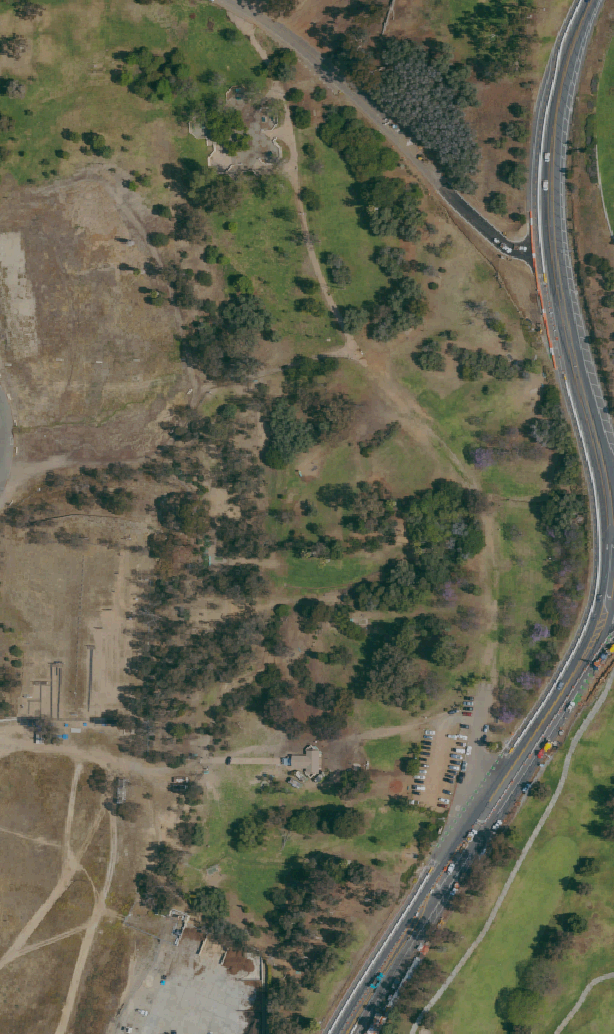
#> input picture data/courses/morley-field/aerial.png, 614 x 1034 px
$ python trees_from_aerial.py ../../data/courses/morley-field
#> lines starting #> are read from the running program, lines starting #| are printed output that depends on the picture; after the words box and inside, x2 and y2 are one past the last pixel; in counts of white or black regions, pixels touching at a corner belong together
# /// script
# requires-python = ">=3.10"
# dependencies = ["numpy", "pillow", "scipy"]
# ///
"""Guess a course's trees from its aerial photo (site_from_geo.py's aerial.png).

    uv run tools/courses/trees_from_aerial.py data/courses/ponds-at-lakeshore
    uv run tools/courses/trees_from_aerial.py <dir> --preview /tmp/trees.png
    uv run tools/courses/trees_from_aerial.py <dir> --thin 0.3

Writes <dir>/trees.json: [{"at": [x, z], "crown": r, "kind", "form"}, ...] in
course metres (docs/COURSE_FORMAT.md), which course.json points at with
"trees": "trees.json". --preview draws the guesses over the photo. --thin
drops that share of the trees packed into woods (lone trees all stay), for a
lighter, more open course.

How: on a summer photo of mown grass, trees and their shadows are the dark
things. Each dark blob is a crown plus its shadow, cast away from the sun, so:

- A small blob is one tree. Its crown is at the sunward end; the blob's width
  across the shadow is the crown's width, and a long shadow for its width
  means a tall, narrow tree (the photo's spruces and pines come out "tall").
- A big blob is a wood or a grove. Trim a few metres off its shadow side, then
  pack crowns into what's left, biggest first.

This is a starting point for an agent or a person to edit, not a survey: it
misses some saplings and merges trees that touch.
"""
import argparse
import json
import math
import pathlib

import numpy as np
from PIL import Image, ImageDraw
from scipy import ndimage as nd

PX = 2.0                     # aerial pixels per metre
DARK = 0.40                  # luminance (0..1) under which it's tree or shadow
GREEN = 0.05                 # 2g - r - b over which a darker pixel is leaves
SINGLE_MAX = 220.0           # m²: blobs up to this are one tree
TRIM = 4.0                   # m trimmed off a grove's shadow side
CROWN_MIN, CROWN_MAX = 1.4, 7.0
GROVE_MIN = 2.0              # m: smallest crown packed into a grove
LEAFY = 0.04                 # share of green pixels a crown needs (else: a building's shadow)
KINDS = [(2.4, "sapling"), (4.2, "medium"), (6.0, "big"), (99, "giant")]


def sun_away(dark):
    """The shadow axis (x, z), as a unit vector: the long axis of the small
    blobs, since a lone tree's blob is stretched along its shadow. Which way
    along it is the caller's job (sunlit leaves are at the sunward end)."""
    lab, n = nd.label(dark)
    cov = np.zeros((2, 2))
    for sl in nd.find_objects(lab):
        ys, xs = np.nonzero(lab[sl] == lab[sl][lab[sl] > 0][0])
        if 40 < len(xs) < SINGLE_MAX * PX * PX:
            c = np.cov(np.vstack([xs, ys]))
            if np.isfinite(c).all():
                cov += c
    w, v = np.linalg.eigh(cov)
    return v[:, 1]


def main():
    ap = argparse.ArgumentParser(description=__doc__, formatter_class=argparse.RawDescriptionHelpFormatter)
    ap.add_argument("dir", type=pathlib.Path)
    ap.add_argument("--preview", type=pathlib.Path)
    ap.add_argument("--thin", type=float, default=0.0, help="share of woods trees to drop (0..1)")
    a = ap.parse_args()

    photo = Image.open(a.dir / "aerial.png").convert("RGB")
#> photo is the input picture: PIL image 614x1034 RGB; mean R, G, B 99.2, 98.9, 79.7
    im = nd.uniform_filter(np.asarray(photo).astype(float) / 255, size=(3, 3, 1))
    r, g, b = im[..., 0], im[..., 1], im[..., 2]
    lum = (r + g + b) / 3
    green = (lum < 0.45) & (2 * g - r - b > GREEN)
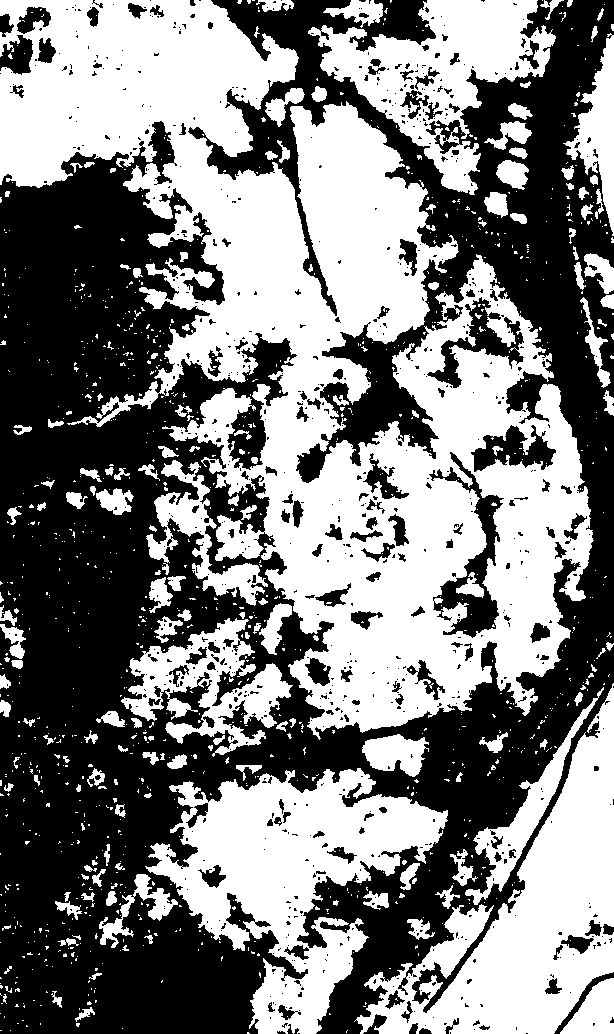
#> green: shape (1034, 614) bool; 49.6% white; 1117 white regions (953 under 20 px), largest, box (x1, y1, x2, y2) and area: (0, 0, 594, 740) 178098, (145, 768, 448, 1034) 34990, (354, 683, 614, 1034) 33458
    dark = nd.binary_opening((lum < DARK) | green, iterations=1)
#> dark: shape (1034, 614) bool; 67.7% white; 493 black regions (353 under 20 px), largest, box (x1, y1, x2, y2) and area: (0, 477, 341, 1034) 68529, (211, 0, 614, 1034) 62616, (0, 121, 250, 515) 42990

    axis = sun_away(dark)
#> in sun_away, `lab, n = nd.label(dark)`:
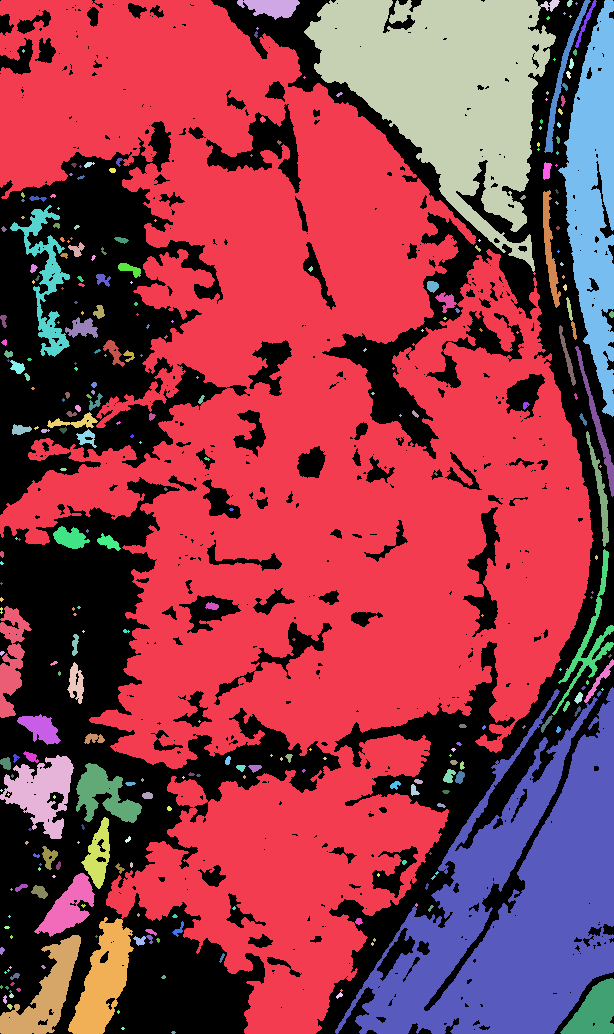
#> lab: shape (1034, 614) int32; 311 distinct labels, from 0 to 310; one colour per label, 0 black
#> in sun_away, `lab, n = nd.label(dark)`: n = 310
#> the loop in sun_away, `for sl in nd.find_objects(lab):` made 310 passes
#> (c, cov) on passes 4, 6, 7, 39, 47, 51, 64, 74, 75, 78: ([[22.12, -3.63], [-3.63, 7.19]], [[254.3, 10.76], [10.76, 30.13]]), ([[16.74, -3.52], [-3.52, 7.78]], [[271, 7.24], [7.24, 37.91]]), ([[15.54, -33], [-33, 84.82]], [[286.5, -25.76], [-25.76, 122.7]]), ([[4.54, -2.57], [-2.57, 22.26]], [[291.1, -28.33], [-28.33, 145]]), ([[17.03, 108.4], [108.4, 1074.2]], [[308.1, 80.09], [80.09, 1219.2]]), ([[25.45, 0.97], [0.97, 1.41]], [[333.6, 81.06], [81.06, 1220.6]]), ([[13.24, 2.52], [2.52, 2.45]], [[346.8, 83.58], [83.58, 1223]]), ([[43.84, 14.94], [14.94, 11.49]], [[390.6, 98.51], [98.51, 1234.5]]), ([[3.09, -0.976], [-0.976, 4.97]], [[393.7, 97.54], [97.54, 1239.5]]), ([[15.92, 4.25], [4.25, 9.72]], [[409.7, 101.8], [101.8, 1249.2]])
#> cov on pass 2: [[232.1, 14.39], [14.39, 22.94]]
#> after the loop in sun_away, `for sl in nd.find_objects(lab):`: cov = [[1249.1, 819.2], [819.2, 4839.7]]
#> in sun_away, `w, v = np.linalg.eigh(cov)`: w = [1071, 5017.8]; v = [[-0.977, 0.212], [0.212, 0.977]]
#> axis = [0.212, 0.977]
    # Sign: from the green (sunlit leaves) toward the rest of the blob.
    lab, n = nd.label(dark)
#> n = 310
    votes = 0.0
    for i, sl in enumerate(nd.find_objects(lab), 1):
        m = lab[sl] == i
        if not (40 < m.sum() < SINGLE_MAX * PX * PX):
            continue
        ys, xs = np.nonzero(m)
        gy, gx = np.nonzero(m & green[sl])
        if len(gx):
            votes += np.dot([xs.mean() - gx.mean(), ys.mean() - gy.mean()], axis)
#> this loop made 310 passes
#> (gy, gx, votes) on passes 7, 47: ([45, 45], [2, 3], -17.41), ([8, 31, 71, 72, 73], [8, 3, 3, 3, 3], -9.16)
#> votes on passes 2, 4, 64, 74, 84, 88: 2.23, 2.44, -8.99, -10.85, -10.64, -10.64
#> after the loop, votes = 5.98
    s = axis if votes > 0 else -axis
#> s = [0.212, 0.977]
    print(f"shadows fall toward ({s[0]:+.2f}, {s[1]:+.2f})")
#| shadows fall toward (+0.21, +0.98)

    trees = []
    perp = np.array([-s[1], s[0]])
#> perp = [-0.977, 0.212]
    for i, sl in enumerate(nd.find_objects(lab), 1):
        m = lab[sl] == i
        area = m.sum() / (PX * PX)
        if area < 3.0:
            continue
        ys, xs = np.nonzero(m)
        xs = xs + sl[1].start + 0.5
        ys = ys + sl[0].start + 0.5
        if area <= SINGLE_MAX:
            along = xs * s[0] + ys * s[1]
            across = xs * perp[0] + ys * perp[1]
            length = (along.max() - along.min()) / PX
            # Width near the sunward end (the crown), not the shadow's tail.
            near = along < along.min() + max(4.0, 0.4 * (along.max() - along.min()))
            width = (across[near].max() - across[near].min()) / PX
            crown = float(np.clip(width / 2, CROWN_MIN, CROWN_MAX))
            a0 = along.min() / PX + crown
            c0 = (across[near].max() + across[near].min()) / 2 / PX
            x, z = a0 * s + c0 * perp
            tall = length > 3.2 * width
            trees.append((x, z, crown, tall, False))
        else:
            # Grove: trim the shadow side, then pack crowns biggest first.
            pad = int(CROWN_MAX * PX) + 2
            y0, x0 = max(0, sl[0].start - pad), max(0, sl[1].start - pad)
            sub = lab[y0:sl[0].stop + pad, x0:sl[1].stop + pad] == i
            k = int(round(TRIM * PX))
            shifted = nd.shift(sub.astype(float), (-s[1] * k, -s[0] * k), order=0) > 0.5
            core = sub & shifted
            dist = nd.distance_transform_edt(core) / PX
            yy, xx = np.mgrid[0:core.shape[0], 0:core.shape[1]]
            while True:
                j = np.argmax(dist)
                d = dist.flat[j]
                if d < GROVE_MIN / 1.15:
                    break
                cy, cx = divmod(j, core.shape[1])
                crown = float(min(d * 1.15, CROWN_MAX))
                trees.append(((x0 + cx + 0.5) / PX, (y0 + cy + 0.5) / PX, crown, False, True))
                dist[(xx - cx) ** 2 + (yy - cy) ** 2 < (crown * 1.6 * PX) ** 2] = 0
#> this loop made 310 passes
#> (area, length, width, a0, c0, x, z) on passes 2, 4, 7, 39, 47, 67, 74: (199.5, 13.62, 25.73, 32.57, -128.5, 132.5, 4.53), (29.5, 5.52, 9.71, 63.52, -268.4, 275.7, 5.07), (42.25, 21.16, 7.29, 67.03, -287.6, 295.3, 4.4), (28.75, 8.2, 4.44, 139.5, -249.8, 273.7, 83.31), (203.8, 57.95, 7.92, 155.4, -244.7, 272.1, 99.84), (30.25, 6.63, 7.92, 131, -11.15, 38.71, 125.6), (43.25, 8.54, 7.44, 145.3, -33.1, 63.2, 134.9)
#> (area, y0, x0) on passes 1, 3, 6, 8, 54: (74806.8, 0, 0), (8589.8, 0, 288), (223.2, 0, 528), (3253.5, 0, 542), (604.8, 189, 0)
#> pass 1, in main, `sub = lab[y0:sl[0].stop + pad, x0:sl[1].stop + pad] == i`:
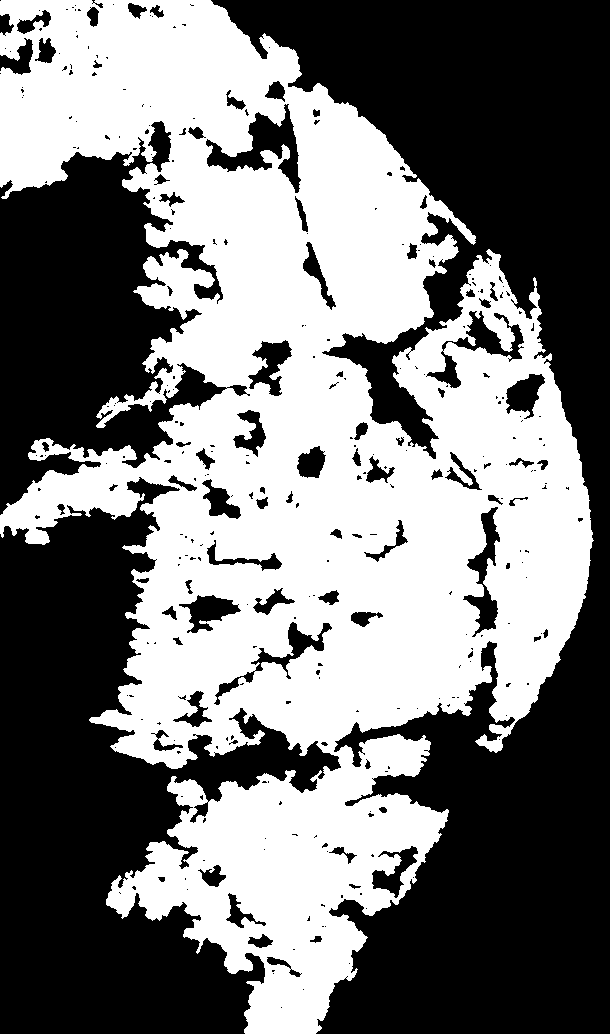
#> sub: shape (1034, 610) bool; 47.4% white; 1 white region, box (x1, y1, x2, y2) and area: (0, 0, 594, 1034) 299227
#> pass 1, in main, `dist = nd.distance_transform_edt(core) / PX`:
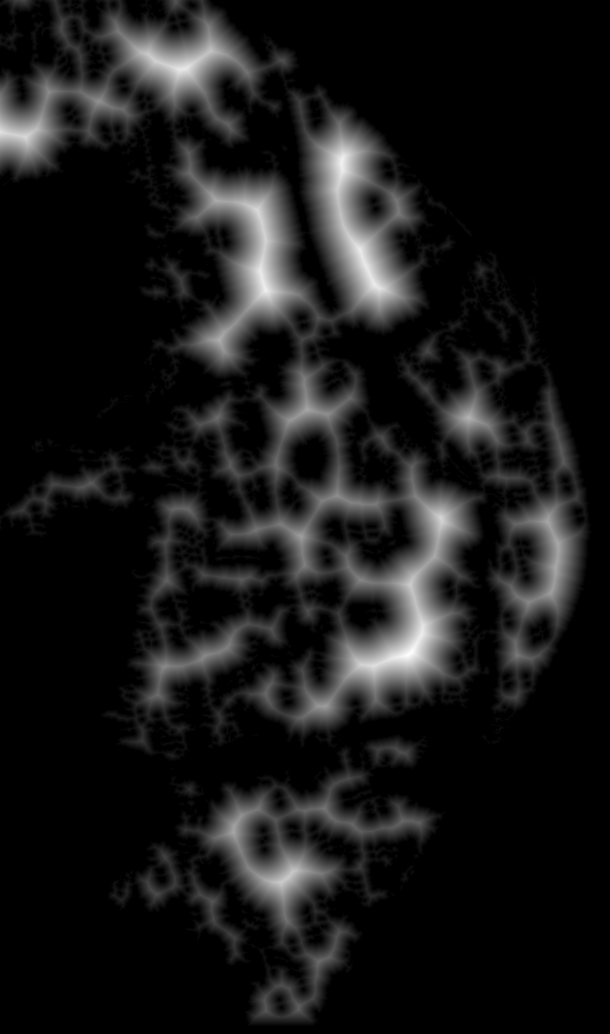
#> dist: shape (1034, 610) float64; min 0, max 23.02, mean 2.2; drawn with min black and max white
#> after the loop:
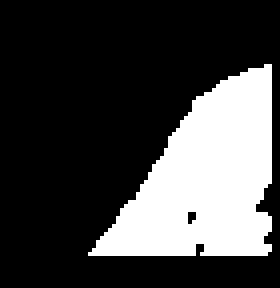
#> core: shape (72, 70) bool (shown 4 times larger); 26.1% white; 1 white region, box (x1, y1, x2, y2) and area: (22, 16, 68, 64) 1317
#> after the loop:
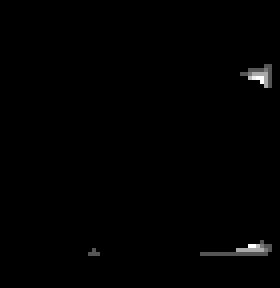
#> dist: shape (72, 70) float64 (shown 4 times larger); min 0, max 1.5, mean 0.00932; drawn with min black and max white

    # Roofs and building shadows are dark too, but never green.
    yy, xx = np.mgrid[0:lum.shape[0], 0:lum.shape[1]]
    leafy = []
    for t in trees:
        x, z, crown = t[0] * PX, t[1] * PX, t[2] * PX
        x0, x1 = int(max(0, x - crown)), int(min(lum.shape[1], x + crown + 1))
        z0, z1 = int(max(0, z - crown)), int(min(lum.shape[0], z + crown + 1))
        disc = (xx[z0:z1, x0:x1] - x) ** 2 + (yy[z0:z1, x0:x1] - z) ** 2 <= crown * crown
        if disc.any() and green[z0:z1, x0:x1][disc].mean() >= LEAFY:
            leafy.append(t)
#> this loop made 934 passes
#> t on passes 1 to 3: (205.8, 326.2, 7, False, True), (170.8, 81.75, 7, False, True), (132.8, 144.8, 7, False, True)
#> pass 1, in main, `disc = (xx[z0:z1, x0:x1] - x) ** 2 + (yy[z0:z1, x0:x1] - z) ** 2 <= cr..`:
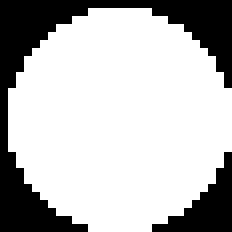
#> disc: shape (29, 29) bool (shown 8 times larger); 73.2% white; 2 black regions, box (x1, y1, x2, y2) and area: (0, 0, 29, 29) 183, (19, 19, 29, 29) 42
    print(f"{len(trees) - len(leafy)} dark spots dropped as not leafy")
#| 134 dark spots dropped as not leafy
    trees = leafy
    if a.thin > 0:
        rng = np.random.default_rng(1)
        trees = [t for t in trees if not t[4] or rng.random() >= a.thin]
        print(f"thinned the woods to {len(trees)} trees")

    out = []
    for k, (x, z, crown, tall, grove) in enumerate(sorted(trees, key=lambda t: (t[1], t[0]))):
        kind = next(name for lim, name in KINDS if crown < lim)
        if kind == "sapling":
            form = "sapling"
        elif tall or grove and k % 3 == 0:
            form = "tall"
        else:
            form = ["spreading", "forked", "leaning", "spreading"][k % 4]
        out.append({"at": [round(float(x), 1), round(float(z), 1)], "crown": round(crown, 1),
                    "kind": kind, "form": form})
#> this loop made 800 passes
#> (x, z, crown, grove) on passes 1 to 3: (11.75, 0.25, 6.92, True), (27.75, 0.25, 5.21, True), (41.25, 0.25, 2.57, True)
    (a.dir / "trees.json").write_text("[\n" + ",\n".join(json.dumps(t) for t in out) + "\n]\n")
    print(f"trees.json: {len(out)} trees")
#| trees.json: 800 trees

    if a.preview:
        d = ImageDraw.Draw(photo)
        for t in out:
            x, z = t["at"][0] * PX, t["at"][1] * PX
            rr = t["crown"] * PX
            d.ellipse([x - rr, z - rr, x + rr, z + rr], outline=(255, 60, 200) if t["form"] == "tall"
                      else (60, 255, 80), width=2)
        photo.save(a.preview)


if __name__ == "__main__":
    main()
